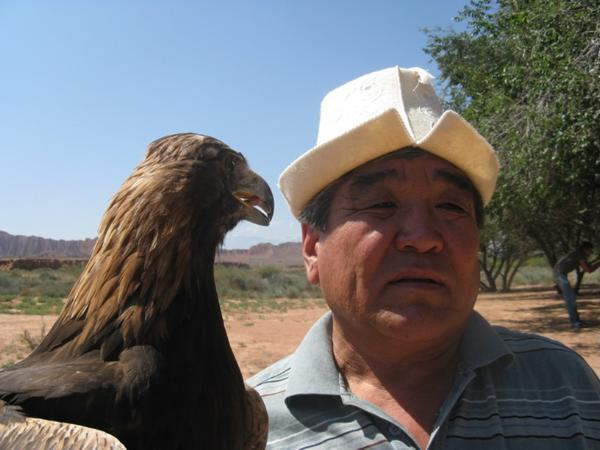
#> input picture resources/images/input_teaser.png, 600 x 450 px
$ python docs_face_detector.py   (older library calls are emulated)
#> lines starting #> are read from the running program, lines starting #| are printed output that depends on the picture
### skin_detection/appendixa_skin_detect.py
"""
Created on May 27, 2015
@author: shiruilu

skin detect from Appendix A of CAPE
"""
import os
import sys

source_dirs = ['cape_util']

for d in source_dirs:
    sys.path.insert( 0, os.path.join(os.getcwd(), '../'+d) )

import cape_util

import numpy as np
import cv2
import matplotlib.pyplot as plt
from scipy.signal import correlate2d
import ipdb

IMG_DIR = '../resources/images/'
BM_DIR = './benchmarks/'

# [12 lines left out: functions ellipse_test, check_neighbor, not called in this run]

def HSV_threshold(H, S):
    #s:0.25~0.75, h>0.095
    return (S>=0.25*255) & (S<=0.75*255) & (H<0.095*180)

# [51 lines left out: functions skin_detect, skin_prob_map, main, not called in this run]

# [2 lines that do not run on import are left out]

### face_detection/docs_face_detector.py
import os
import sys

source_dirs = ['cape_util', 'aindane', 'face_detection'
               , 'skin_detection', 'wls_filter']

for d in source_dirs:
    sys.path.insert( 0, os.path.join(os.getcwd(), '../'+d) )
#> in _test_face_detect, img is the input picture: shape (450, 600, 3); mean B, G, R 111.3, 110.3, 109.7

import appendixa_skin_detect as apa_skin

import numpy as np
import cv2
from matplotlib import pyplot as plt

IMG_DIR = '../resources/images/'

face_cascade = cv2.CascadeClassifier('/usr/share/opencv/haarcascades/'
                                     +'haarcascade_frontalface_default.xml')
eye_cascade = cv2.CascadeClassifier('/usr/share/opencv/haarcascades/'
                                    +'haarcascade_eye.xml')

def sufficient_skin(skin_img, portion):
    '''
    To remove false positives of detected face

    skin_img: (masked) non-skin area filled with 0 (black),
              skin area copied from origin
    protion:  % of skin area in image
    '''
    img_gray = cv2.cvtColor( skin_img, cv2.COLOR_BGR2GRAY )
    # # ? bitwise_and behavior: if mask !=0, fill with 1
    # print 'skin portion: ', 1.0*np.sum(img_gray !=1) / np.prod(img_gray.shape)
    return np.sum(img_gray !=1) >= portion *skin_img.shape[0] *skin_img.shape[1]

def face_detect(img):

    gray = cv2.cvtColor(img, cv2.COLOR_BGR2GRAY)
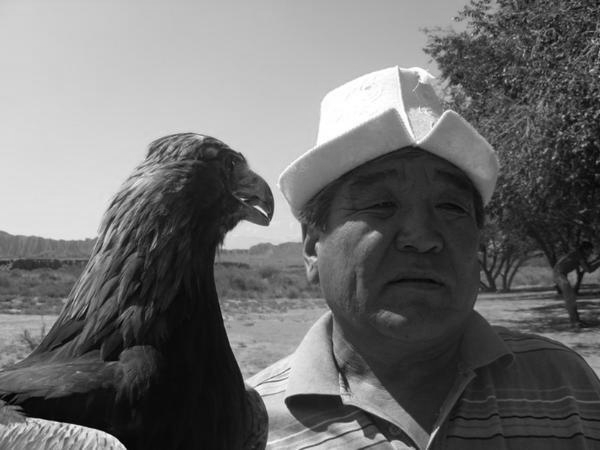
#> gray: shape (450, 600); min 0, max 255, mean 110.5

    faces_xywh = face_cascade.detectMultiScale(
        gray,
        scaleFactor=1.05,
        minNeighbors=6,
        minSize=(30, 30),
        flags = cv2.cv.CV_HAAR_SCALE_IMAGE
    )
#> faces_xywh = [[175, 121, 228, 228]]
    # remove false positives in faces_xywh(half face) if skin portion < 0.3
    # faces_xywh = [(x,y,w,h) for (x,y,w,h) in faces_xywh  \
    #               if sufficient_skin(
    #                       apa_skin.skin_detect(img[y:y+h, x:x+w])[0]
    #                       , portion=0.0
    #               )
    # ]
    '''
    for (x,y,w,h) in faces_xywh:
        roi_gray = gray[y:y+h, x:x+w]
        eyes = eye_cascade.detectMultiScale(roi_gray)
    '''
    return faces_xywh

def display(img):
    plt.imshow(img)
    plt.title('face_detection')
    plt.show()
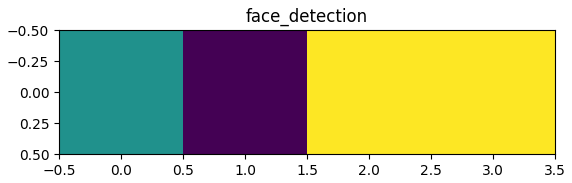
#> figure drawn by matplotlib, 1 panel

def _test_face_detect():
    img = cv2.imread(IMG_DIR+'input_teaser.png')
    # CAUTION: will change the color of face rectangle
    display( face_detect(cv2.cvtColor(img, cv2.COLOR_BGR2RGB) ) )
    return 0

if __name__ == '__main__':
    _test_face_detect()

$ run again, with resources/images/aindane_1.png copied over resources/images/input_teaser.png
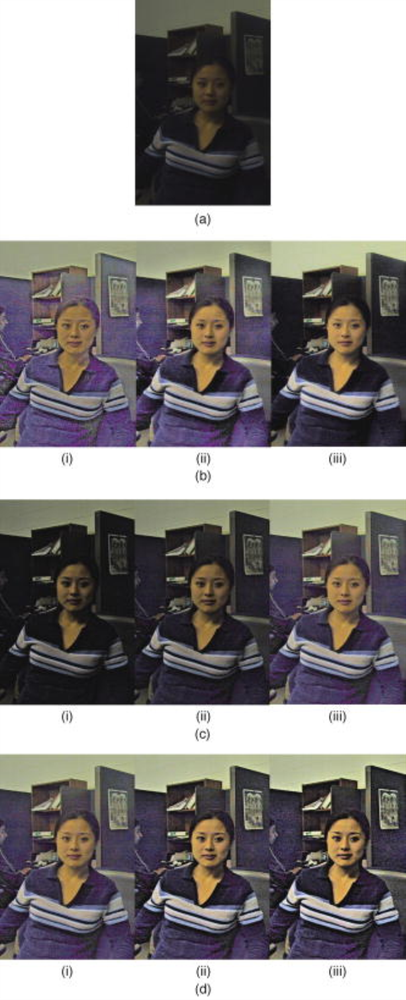
#> input picture resources/images/aindane_1.png, 406 x 1000 px, shrunk from 790 x 1944 before the run
#> in _test_face_detect, img is the input picture: shape (1000, 406, 3); mean B, G, R 133.6, 133.6, 137.3
#> in face_detect, `gray = cv2.cvtColor(img, cv2.COLOR_BGR2GRAY)`:
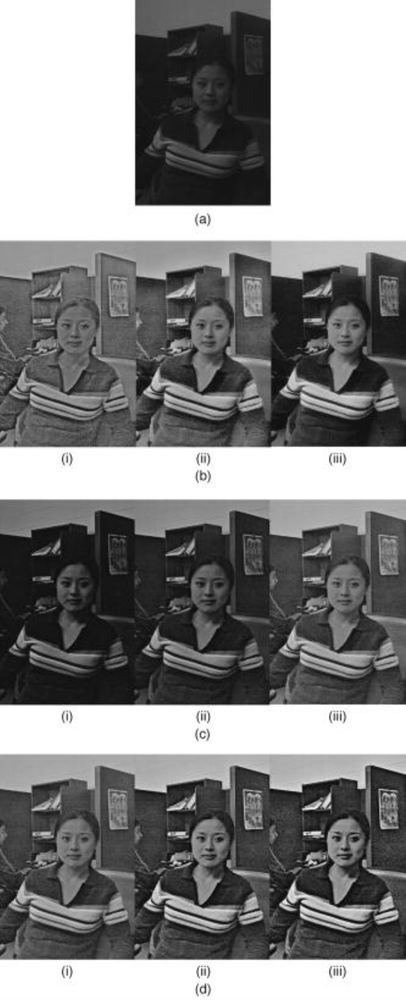
#> gray: shape (1000, 406); min 6, max 255, mean 134
#> faces_xywh = [[186, 306, 48, 48], [50, 564, 50, 50], [186, 64, 50, 50], [321, 305, 51, 51], [321, 564, 50, 50], [185, 818, 50, 50], [185, 564, 51, 51], [50, 819, 50, 50], [321, 818, 50, 50], [52, 307, 48, 48]]
#> in display, `plt.show()`:
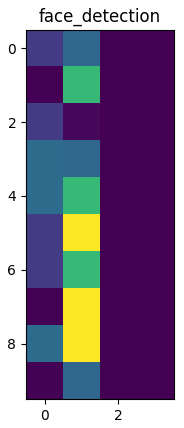
#> figure drawn by matplotlib, 1 panel

$ run again, with resources/images/aindane_1_origin.png copied over resources/images/input_teaser.png
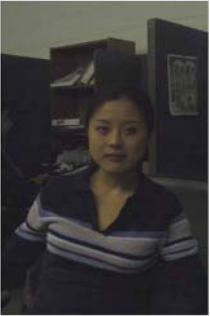
#> input picture resources/images/aindane_1_origin.png, 210 x 316 px
#> in _test_face_detect, img is the input picture: shape (316, 210, 3); mean B, G, R 55.2, 55.8, 58
#> in face_detect, `gray = cv2.cvtColor(img, cv2.COLOR_BGR2GRAY)`:
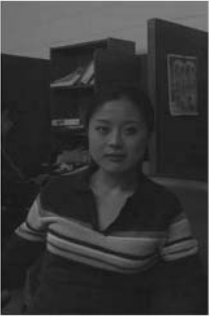
#> gray: shape (316, 210); min 16, max 255, mean 56
#> faces_xywh = [[81, 102, 71, 71]]
#> in display, `plt.show()`:
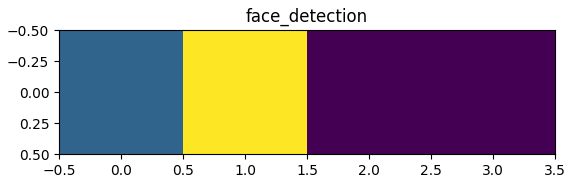
#> figure drawn by matplotlib, 1 panel

$ run again, with resources/images/easter.png copied over resources/images/input_teaser.png
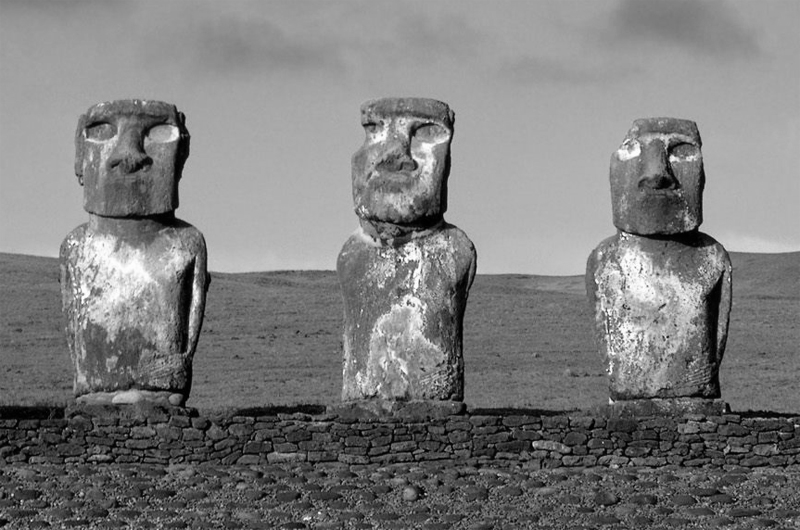
#> input picture resources/images/easter.png, 800 x 530 px
#> in _test_face_detect, img is the input picture: shape (530, 800, 3); min 0, max 254, mean 124.4
#> faces_xywh = [[319, 59, 155, 155], [45, 62, 160, 160]]
#> in display, `plt.show()`:
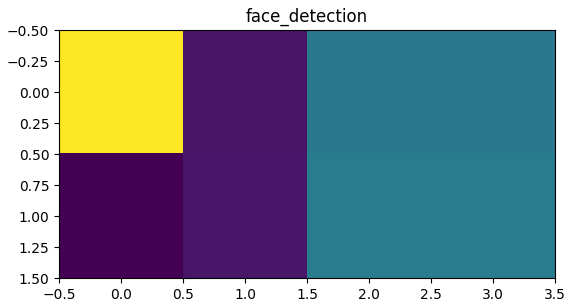
#> figure drawn by matplotlib, 1 panel
